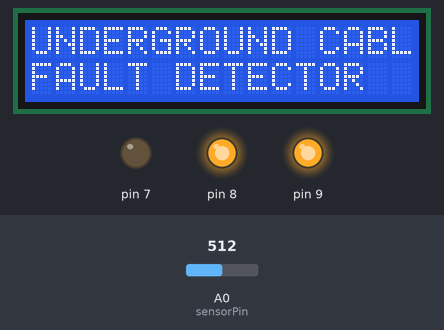
This sketch was run on a simulated Arduino Uno, built with avr-gcc and run on an emulated ATmega328P. Parts: 16×2 character LCD, output pins drawn as LEDs (lit = HIGH). The inputs (shaded band) are chosen by the test bench; at power-on: A0 (sensorPin) = 512. What the sketch prints to the serial monitor is not drawn.

Above: at 0.1 s.
3.3 s: A0 (sensorPin) set to 653
9.0 s: A0 (sensorPin) set to 686
At 10.2 s:
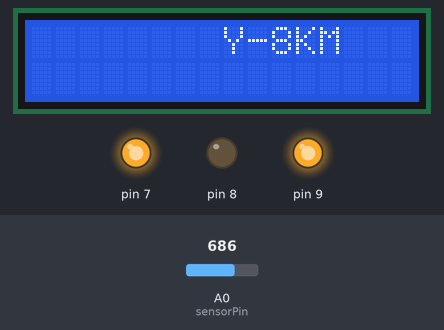
14.7 s: A0 (sensorPin) set to 1010
At 16.4 s:
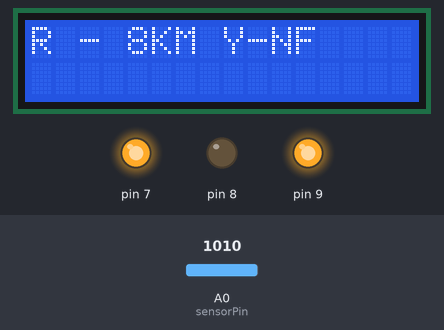
20.2 s: A0 (sensorPin) set to 987
25.7 s: A0 (sensorPin) set to 1023
At 29.5 s:
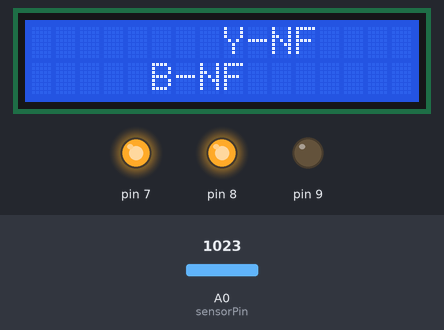
31.3 s: A0 (sensorPin) set to 900
At 34.7 s:
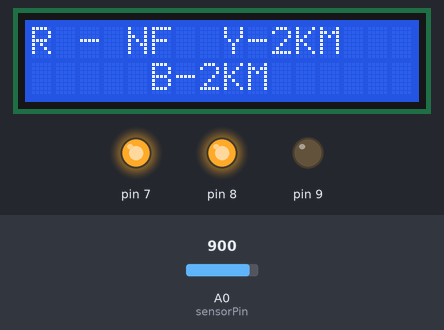
Timing chart, 0 to 46.2 s (numbered marks = the images above; inputs shaded):
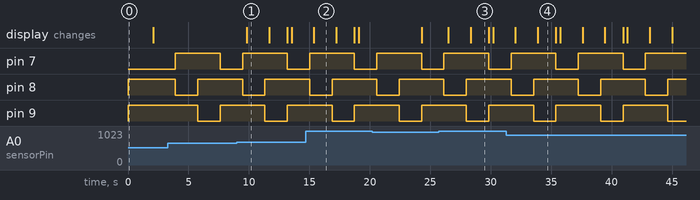

Measured:
- the behaviour switches between 669 and 670 on A0 (sensorPin) (found by bisection; images 0 and 1)
- after the input at 9.0 s, the display: changes after 0.82 s (image 1)
- after the input at 14.7 s, the display: changes after 0.68 s (image 2)
- after the input at 25.7 s, the display: first changes after 0.79 s (image 3 shows a later state)
- after the input at 31.3 s, the display: first changes after 0.74 s (image 4 shows a later state)
- by itself, pin 7–9: alternates HIGH for 3.7 s and LOW for 1.9 s
- what the display in image 1 shows lasts 1.9 s, from 9.8 s to 11.7 s

The sketch:

Underground_Cable_Fault_Detector.ino
```cpp
#include <LiquidCrystal.h>

// LCD Pins: RS, EN, D4, D5, D6, D7
LiquidCrystal lcd(12, 11, 5, 4, 3, 2);

int sensorPin = A0;
int sensorValue = 0;

void setup()
{
  pinMode(7, OUTPUT);
  pinMode(8, OUTPUT);
  pinMode(9, OUTPUT);

  digitalWrite(7, LOW);
  digitalWrite(8, HIGH);
  digitalWrite(9, HIGH);

  Serial.begin(9600);

  lcd.begin(16, 2);
  lcd.print("UNDERGROUND CABLE");
  lcd.setCursor(0, 1);
  lcd.print("FAULT DETECTOR");

  delay(2000);
}

void loop()
{
  lcd.clear();

  // R Phase
  digitalWrite(7, LOW);
  digitalWrite(8, HIGH);
  digitalWrite(9, HIGH);

  delay(350);

  sensorValue = analogRead(sensorPin);
  Serial.println(sensorValue);

  if (sensorValue >= 1000)
  {
    lcd.setCursor(0, 0);
    lcd.print("R - NF");
    Serial.print("R - NF");
  }
  else if (sensorValue >= 890 && sensorValue <= 920)
  {
    lcd.setCursor(0, 0);
    lcd.print("R - 2KM");
    Serial.print("R - 2KM");
  }
  else if (sensorValue >= 860 && sensorValue <= 880)
  {
    lcd.setCursor(0, 0);
    lcd.print("R - 4KM");
    Serial.print("R - 4KM");
  }
  else if (sensorValue >= 800 && sensorValue <= 825)
  {
    lcd.setCursor(0, 0);
    lcd.print("R - 6KM");
    Serial.print("R - 6KM");
  }
  else if (sensorValue >= 670 && sensorValue <= 688)
  {
    lcd.setCursor(0, 0);
    lcd.print("R - 8KM");
    Serial.print("R - 8KM");
  }

  delay(1500);

  // Y Phase
  digitalWrite(7, HIGH);
  digitalWrite(8, LOW);
  digitalWrite(9, HIGH);

  delay(350);

  sensorValue = analogRead(sensorPin);
  Serial.println(sensorValue);

  if (sensorValue >= 1000)
  {
    lcd.setCursor(8, 0);
    lcd.print("Y-NF");
    Serial.print("Y-NF");
  }
  else if (sensorValue >= 890 && sensorValue <= 920)
  {
    lcd.setCursor(8, 0);
    lcd.print("Y-2KM");
    Serial.print("Y-2KM");
  }
  else if (sensorValue >= 860 && sensorValue <= 880)
  {
    lcd.setCursor(8, 0);
    lcd.print("Y-4KM");
    Serial.print("Y-4KM");
  }
  else if (sensorValue >= 800 && sensorValue <= 825)
  {
    lcd.setCursor(8, 0);
    lcd.print("Y-6KM");
    Serial.print("Y-6KM");
  }
  else if (sensorValue >= 670 && sensorValue <= 688)
  {
    lcd.setCursor(8, 0);
    lcd.print("Y-8KM");
    Serial.print("Y-8KM");
  }

  delay(1500);

  // B Phase
  digitalWrite(7, HIGH);
  digitalWrite(8, HIGH);
  digitalWrite(9, LOW);

  delay(350);

  sensorValue = analogRead(sensorPin);
  Serial.println(sensorValue);

  if (sensorValue >= 1000)
  {
    lcd.setCursor(5, 1);
    lcd.print("B-NF");
    Serial.println("B-NF");
  }
  else if (sensorValue >= 890 && sensorValue <= 920)
  {
    lcd.setCursor(5, 1);
    lcd.print("B-2KM");
    Serial.println("B-2KM");
  }
  else if (sensorValue >= 860 && sensorValue <= 880)
  {
    lcd.setCursor(5, 1);
    lcd.print("B-4KM");
    Serial.println("B-4KM");
  }
  else if (sensorValue >= 800 && sensorValue <= 825)
  {
    lcd.setCursor(5, 1);
    lcd.print("B-6KM");
    Serial.println("B-6KM");
  }
  else if (sensorValue >= 670 && sensorValue <= 688)
  {
    lcd.setCursor(5, 1);
    lcd.print("B-8KM");
    Serial.println("B-8KM");
  }

  delay(1500);
}
```
